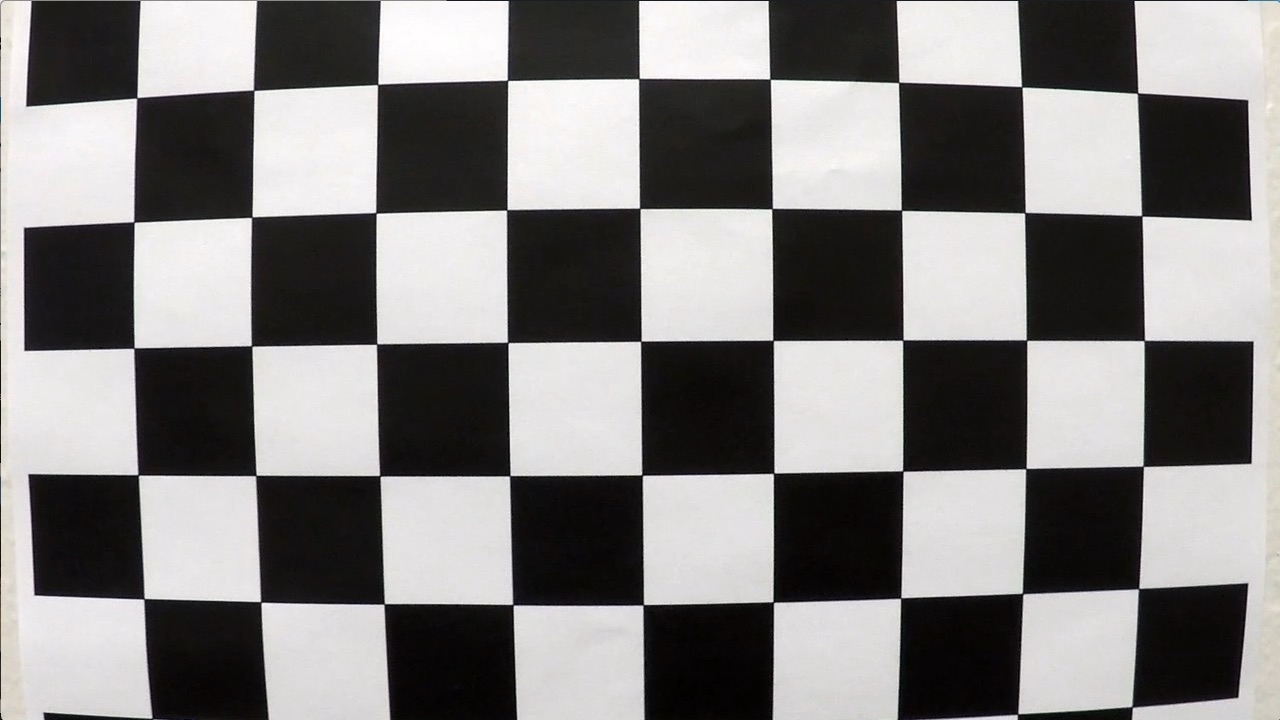
#> input picture camera_cal/calibration1.jpg, 1280 x 720 px; its folder holds 4 pictures in this run
$ jupyter execute --allow-errors P4.ipynb   (shell and % lines are left out)
#> lines starting #> are read from the running program, lines starting #| are printed output that depends on the picture; after the words box and inside, x2 and y2 are one past the last pixel; in counts of white or black regions, pixels touching at a corner belong together
# Advanced Lane Finding

## Udacity Self Driving Car Engineer Nanodegree - Project 4

The goal of this project is to develop a pipeline to process a video stream from a forward-facing camera mounted on the front of a car, and output an annotated video which identifies:
- The positions of the lane lines
- The location of the vehicle relative to the center of the lane
- The radius of curvature of the road

[cell 1]
import numpy as np
import cv2
import glob
import matplotlib.pyplot as plt
import matplotlib.image as mpimg
from moviepy.editor import VideoFileClip
from collections import deque

## Compute the camera calibration matrix and distortion coefficents given a set of chessboard images

[cell 2]
objp = np.zeros((6*9,3), np.float32)
objp[:,:2] = np.mgrid[0:9, 0:6].T.reshape(-1,2)

# 3d points in real world space
objpoints = []

# 2d points in image plane.
imgpoints = []

#calibration image glob
images = glob.glob('camera_cal/calibration*.jpg')

for idx, fname in enumerate(images):
    img = cv2.imread(fname)
#> img is the input picture: shape (720, 1280, 3); mean B, G, R 127.8, 128.4, 130.1
    gray = cv2.cvtColor(img, cv2.COLOR_BGR2GRAY)

    # Find the chessboard corners
    ret, corners = cv2.findChessboardCorners(gray, (9,6), None)
#> ret = False; corners = None

    # If found, add object points, and image points
    if ret == True:
        objpoints.append(objp)
        imgpoints.append(corners)

        # Draw and display the corners
        cv2.drawChessboardCorners(img, (9,6), corners, ret)
        f, (ax1, ax2) = plt.subplots(1, 2, figsize=(8,4))
        ax1.imshow(cv2.cvtColor(mpimg.imread(fname), cv2.COLOR_BGR2RGB))
        ax2.imshow(cv2.cvtColor(img, cv2.COLOR_BGR2RGB))
#> pass 2 of the loop `for idx, fname in enumerate(images):`:
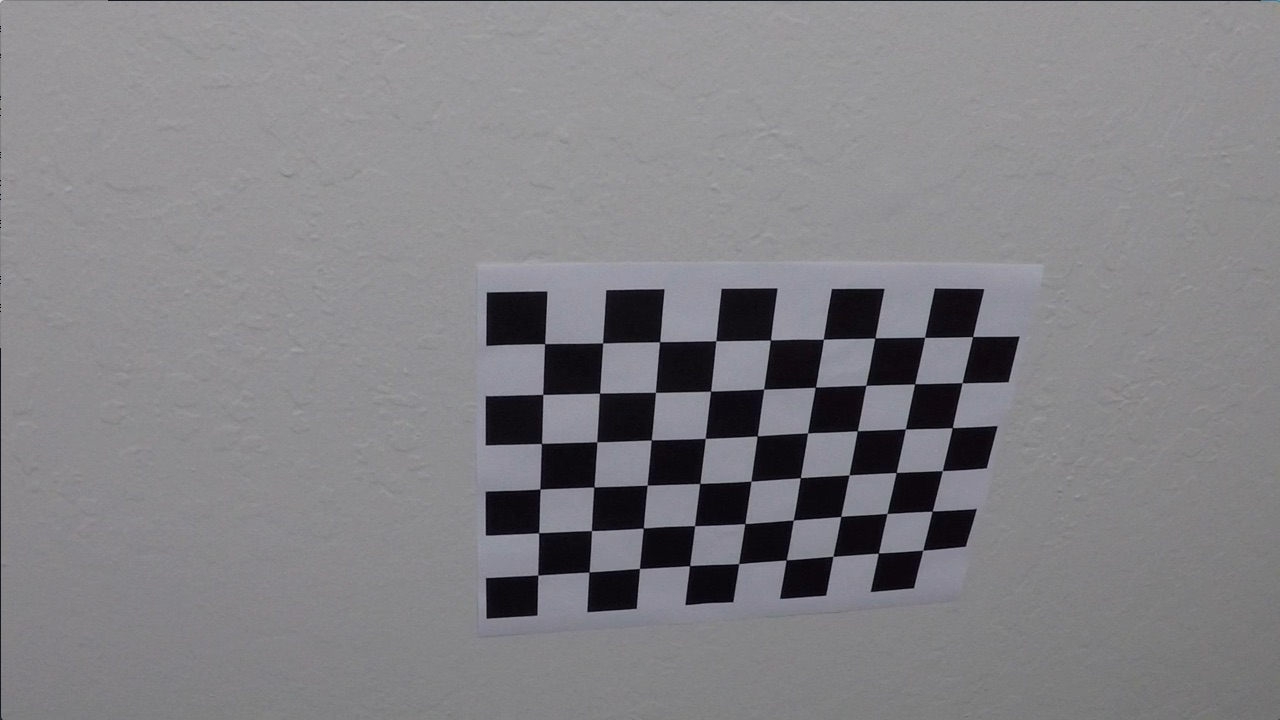
#> input picture camera_cal/calibration10.jpg, 1280 x 720 px
#> img is the input picture: shape (720, 1280, 3); mean B, G, R 133.1, 129.4, 130.2
#> ret = True; corners = 54 rows, first 8: [545.3, 343.1], [602.7, 342.8], [660.1, 341.3], [715.8, 340.7], [770.6, 340], [823.5, 339.2], [874.3, 338.5], [925.1, 337.4]
#> `cv2.drawChessboardCorners(img, (9,6), corners, ret)`:
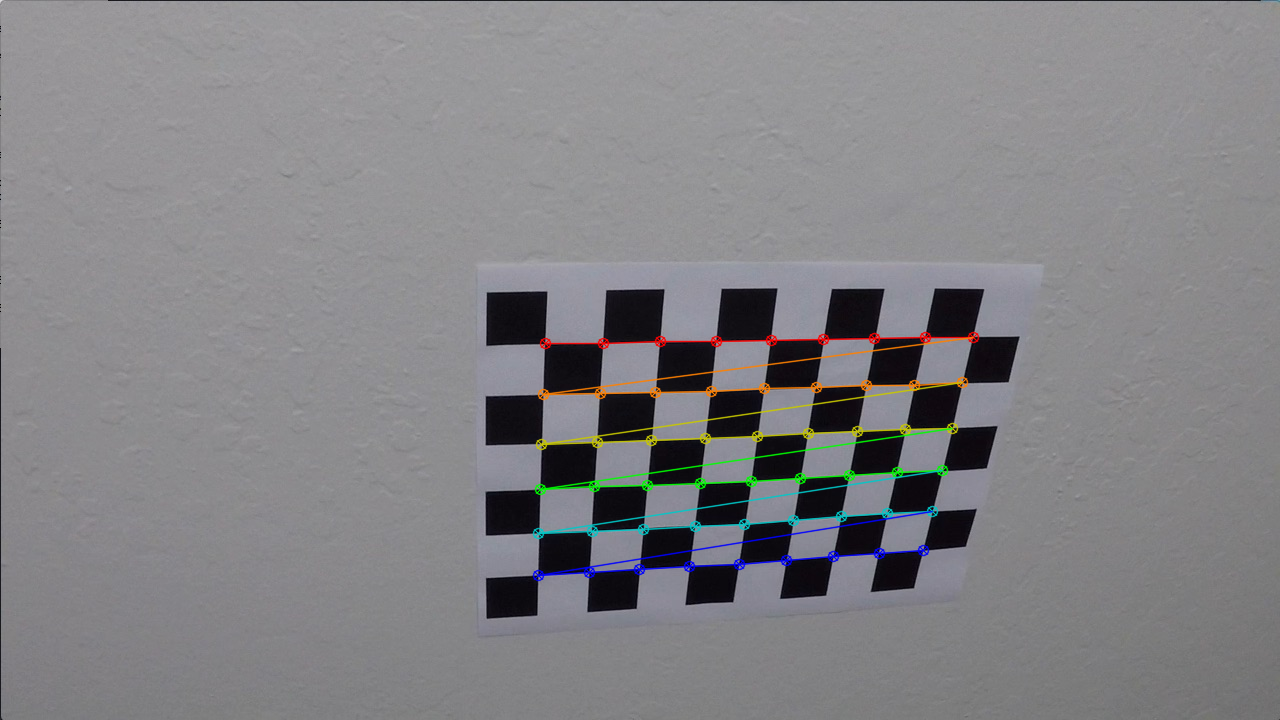
#> img: shape (720, 1280, 3); 1.91% of pixels changed, all inside (x1, y1, x2, y2) = (532, 331, 980, 582)
#> pass 3 of the loop `for idx, fname in enumerate(images):`:
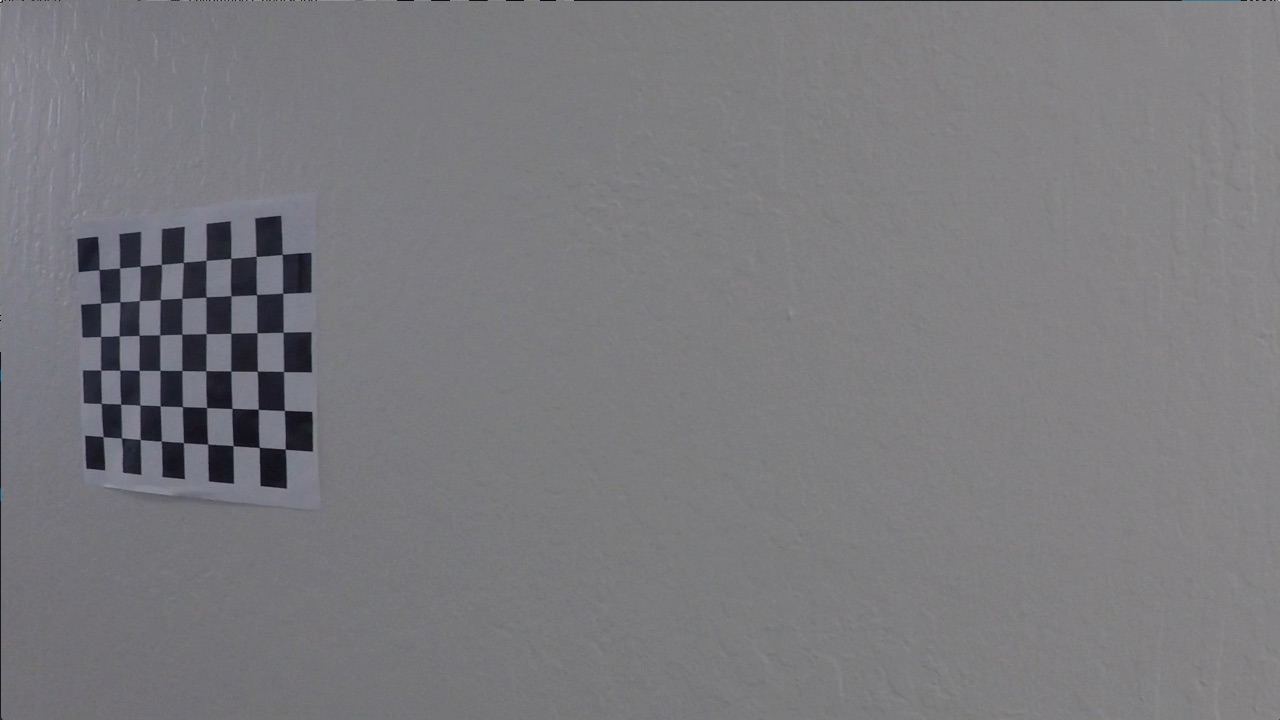
#> input picture camera_cal/calibration11.jpg, 1280 x 720 px
#> img is the input picture: shape (720, 1280, 3); mean B, G, R 125.2, 121.7, 122.2
#> corners = 54 rows, first 8: [99.22, 269.6], [119.6, 268], [140.1, 266.1], [161.3, 264.5], [183.3, 262.5], [206.1, 260.3], [230.7, 258.2], [256.2, 256.3]
#> `cv2.drawChessboardCorners(img, (9,6), corners, ret)`:
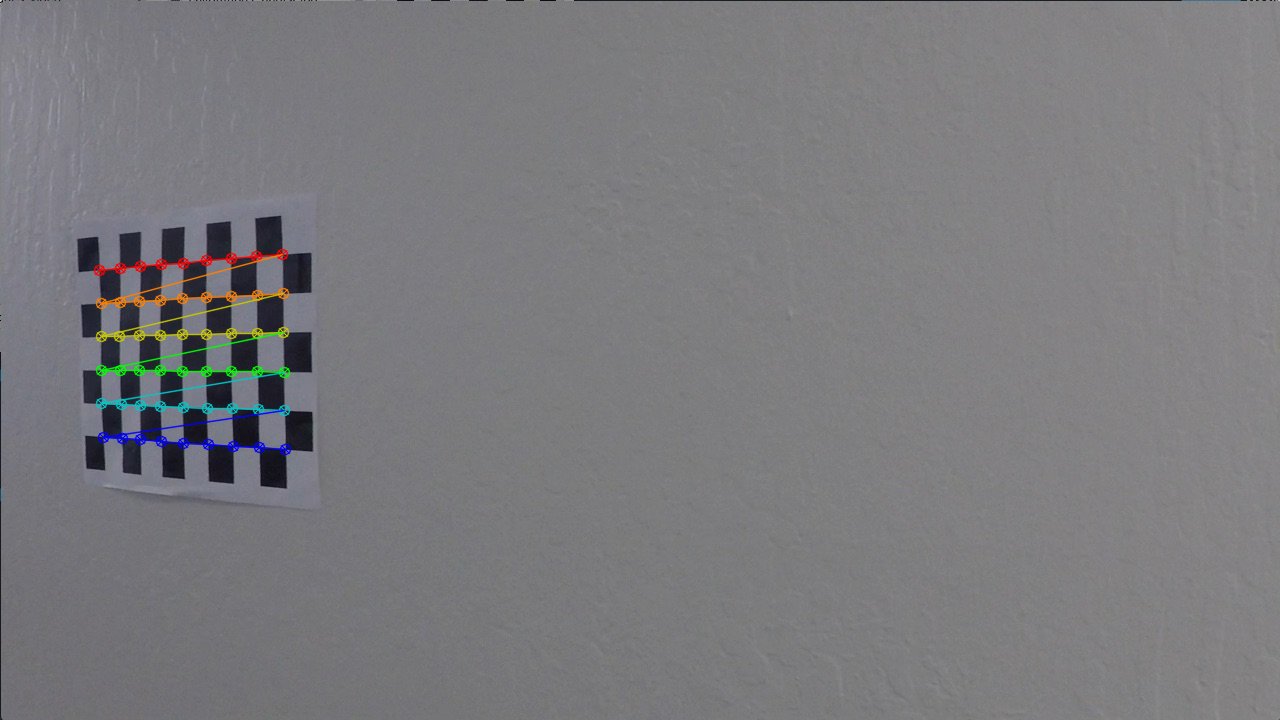
#> img: shape (720, 1280, 3); 1.11% of pixels changed, all inside (x1, y1, x2, y2) = (93, 248, 292, 456)
#> the loop made 4 passes; the first 3 are shown
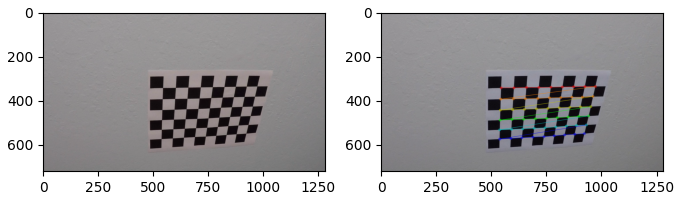
#> figure drawn by matplotlib, 2 panels; B, G, R data is drawn as R, G, B
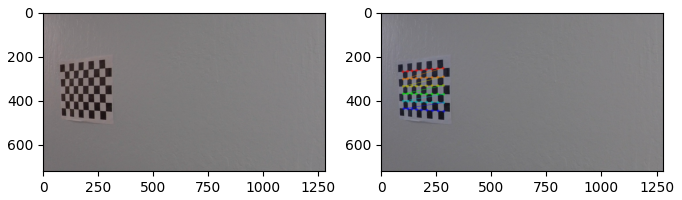
#> figure drawn by matplotlib, 2 panels; B, G, R data is drawn as R, G, B
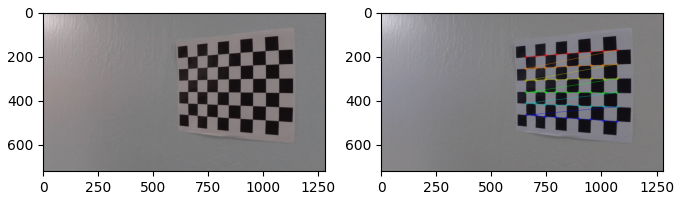
#> figure drawn by matplotlib, 2 panels; B, G, R data is drawn as R, G, B

## Apply a distortion correction to raw images

[cell 3]
# Remove distortion from images
# [14 lines left out: function undistort, not called in this run]

images = glob.glob('test_images/test*.jpg')
#> images = []
for image in images:
    undistort(image)
